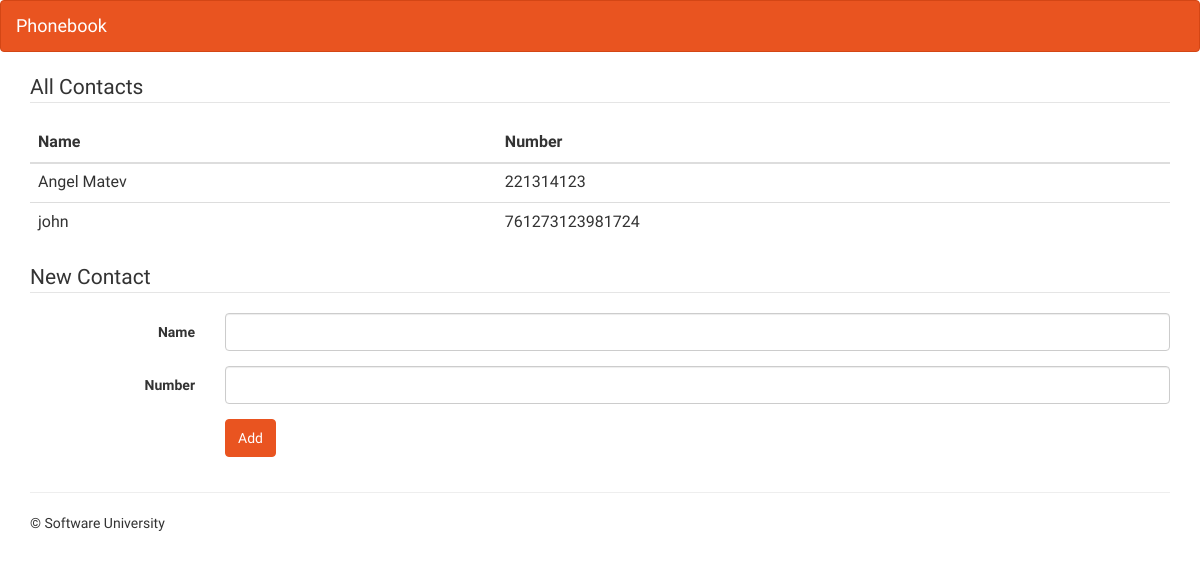
Before: / with the older database file.
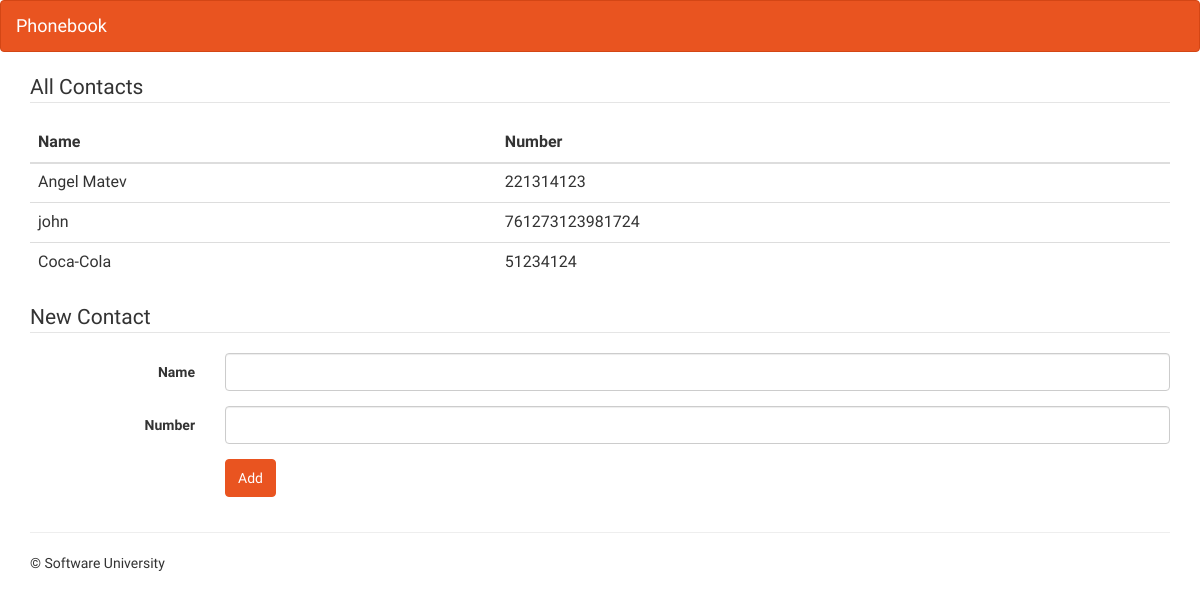
After: the same page with the newer database file.
### djangoproject/phonebook/models.py (models this page shows)
class Contact(models.Model):
    name = models.CharField(max_length=30)
    number = models.CharField(max_length=14)

### djangoproject/phonebook/views.py (the view)
# urls.py: path('', landing_page, name='landing_page'),
def landing_page(request):
    context = {
        'contacts': Contact.objects.all(),
    }
    return render(request, 'phonebook/index.html', context)

### djangoproject/phonebook/templates/phonebook/index.html (shortened to what this page needs)
<html lang="en">
<head>
    <link rel="stylesheet" type="text/css" href="/static/phonebook/style.css"/>
</head>
<body>
<nav class="navbar navbar-default">
    <div class="container-fluid">
        <div class="navbar-header">
            <a class="navbar-brand" href="/">Phonebook</a>
        </div>
    </div>
</nav>
<div class="container">
    <legend>All Contacts</legend>
    <table class="table">
        <thead>
        <tr>
            <th scope="col">Name</th>
            <th scope="col">Number</th>
        </tr>
        </thead>
        <tbody>
        <tr>
        <tr>{% for contact in contacts %}
            <tr>
            <td> {{ contact.name }} </td>
            <td>{{ contact.number }}</td>
        {% endfor %}
            </tr>
        </tbody>
    </table>
    <form class="form-horizontal" action="{% url 'new-contact' %}" method="POST">
        <fieldset>
            <legend>New Contact</legend>
            <div class="form-group">
                <label for="name" class="col-lg-2 control-label">Name</label>
                <div class="col-lg-10">
                    <input type="text" autofocus="autofocus" name="name" title="Name" class="form-control"
                           id="name"/>
                </div>
            </div>
            <div class="form-group">
                <label for="number" class="col-lg-2 control-label">Number</label>
                <div class="col-lg-10">
                    <input type="number" autofocus="autofocus" name="number" title="Number" class="form-control"
                           id="number"/>
                </div>
            </div>
            <div class="form-group">
                <div class="col-lg-10 col-lg-offset-2">
                    <button type="submit" class="btn btn-primary">Add</button>
                </div>
            </div>
        </fieldset>
    </form>
    <hr/>
    <footer>
        <p>&copy; Software University</p>
    </footer>
</div>
</body>
</html>

Changed rows visible on the page:
added Contact: name "Coca-Cola", number "51234124"
